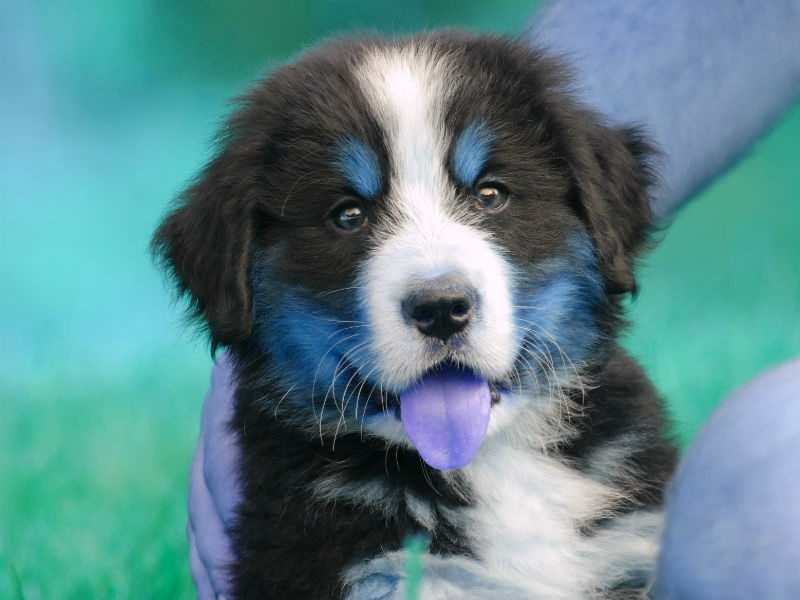
#> input picture puppyimg2.jpg, 800 x 600 px
$ jupyter execute imgprocessing1.ipynb   (shell and % lines are left out)
#> lines starting #> are read from the running program, lines starting #| are printed output that depends on the picture
[cell 1]
#COLORSPACES
#Hue-Saturation-Lightness
#Hue-Saturation-Value
#here we will know how to inter-convert the color spaces

[cell 2]
import cv2
img1 = cv2.imread('puppyimg2.jpg')
#> img1 is the input picture: shape (600, 800, 3); mean B, G, R 139.4, 134.3, 91.5
img2 = cv2.imread('imgpuppy.jpg')
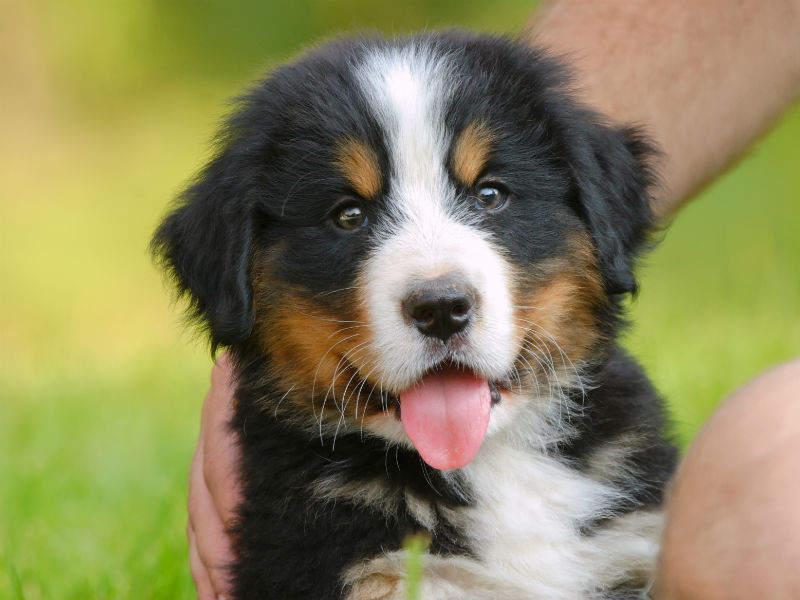
#> input picture imgpuppy.jpg, 800 x 600 px
#> img2 is the input picture: shape (600, 800, 3); mean B, G, R 91.5, 134.3, 139.4
img1 = cv2.cvtColor(img1,cv2.COLOR_BGR2RGB)
img2 = cv2.cvtColor(img2,cv2.COLOR_BGR2RGB)

[cell 3]
import matplotlib.pyplot as plt
plt.imshow(img1)

[cell 4]
plt.imshow(img2)

[cell 5]
print(img1.shape)
#| (600, 800, 3)
print(img2.shape)
#| (600, 800, 3)

[cell 6]
#BLENDING IMAGES OF THE SAME SIZE
img1 = cv2.resize(img1 , (1200,1200))
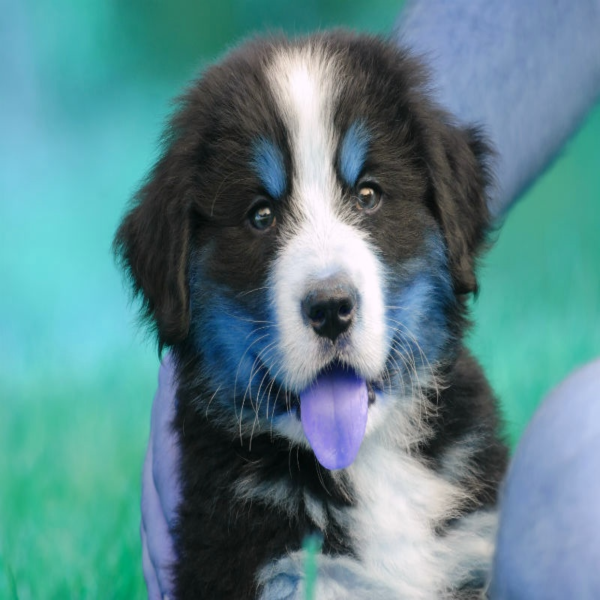
#> img1: shape (1200, 1200, 3) (shown at 1/2 size); mean R, G, B 91.4, 134.2, 139.3
img2 = cv2.resize(img2,(1200,1200))
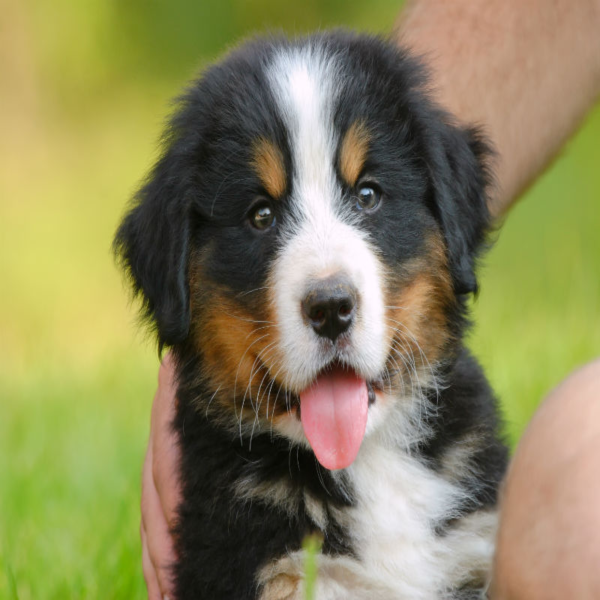
#> img2: shape (1200, 1200, 3) (shown at 1/2 size); mean R, G, B 139.3, 134.2, 91.4

[cell 7]
plt.imshow(img1)

[cell 8]
plt.imshow(img2)

[cell 9]
blended = cv2.addWeighted(src1=img1 , alpha=0.9,src2=img2,beta = 0.1,gamma=0)
plt.imshow(blended)

[cell 10]
#OVERLAY a small image on top of a larger image.
#numpy reassignment operation
img2 = cv2.resize(img2,(600,600))
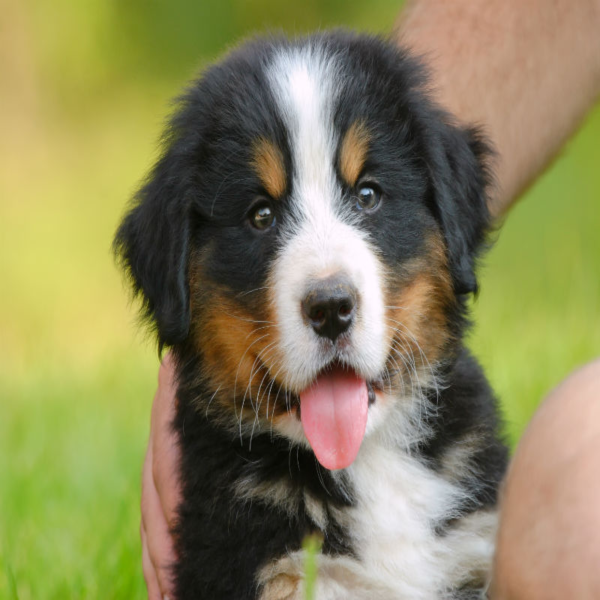
#> img2: shape (600, 600, 3); mean R, G, B 139.4, 134.3, 91.6
plt.imshow(img2)

[cell 11]
large_img = img1
small_image = img2
x_offset = 0
y_offset = 0

[cell 12]
x_end = x_offset +small_image.shape[1]
#> x_end = 600
y_end = y_offset + small_image.shape[0]
#> y_end = 600

[cell 13]
large_img[y_offset : y_end , x_offset:x_end] = small_image
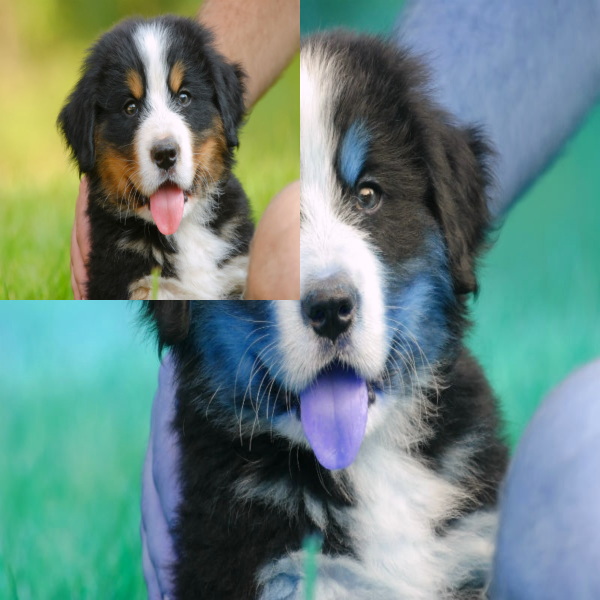
#> large_img: shape (1200, 1200, 3) (shown at 1/2 size); mean R, G, B 107.6, 134.7, 128.6
plt.imshow(large_img)
